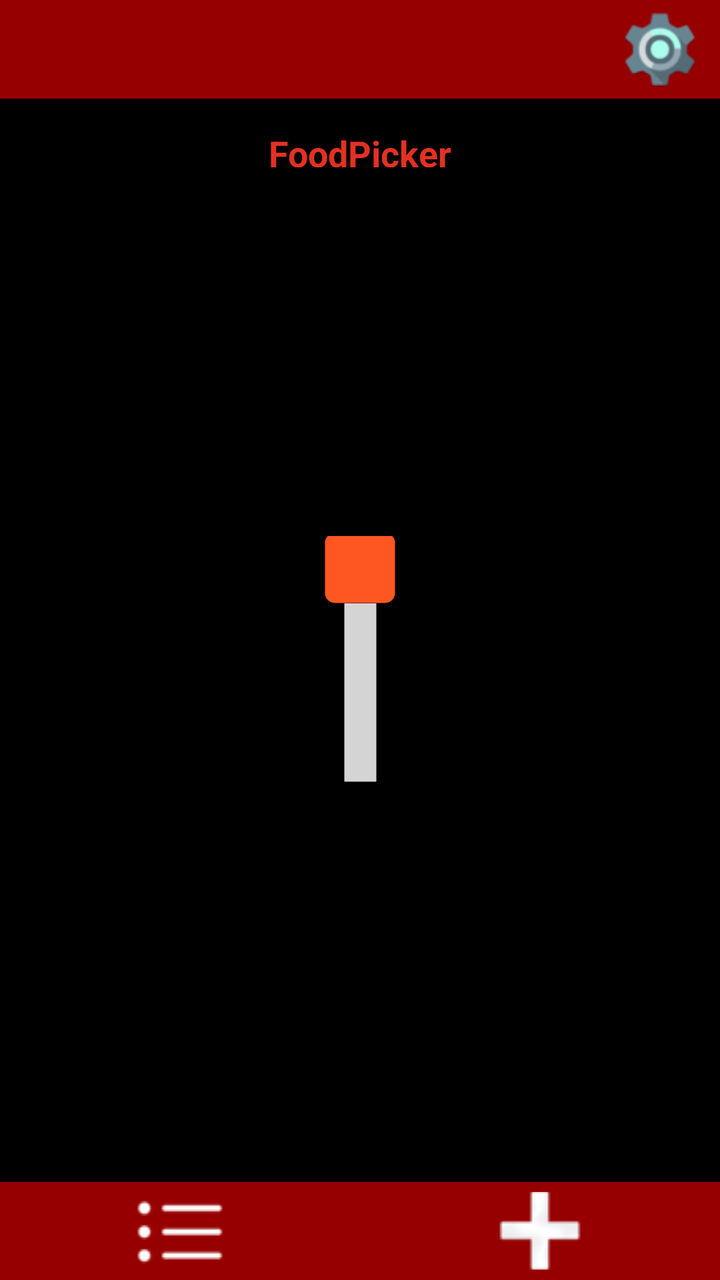
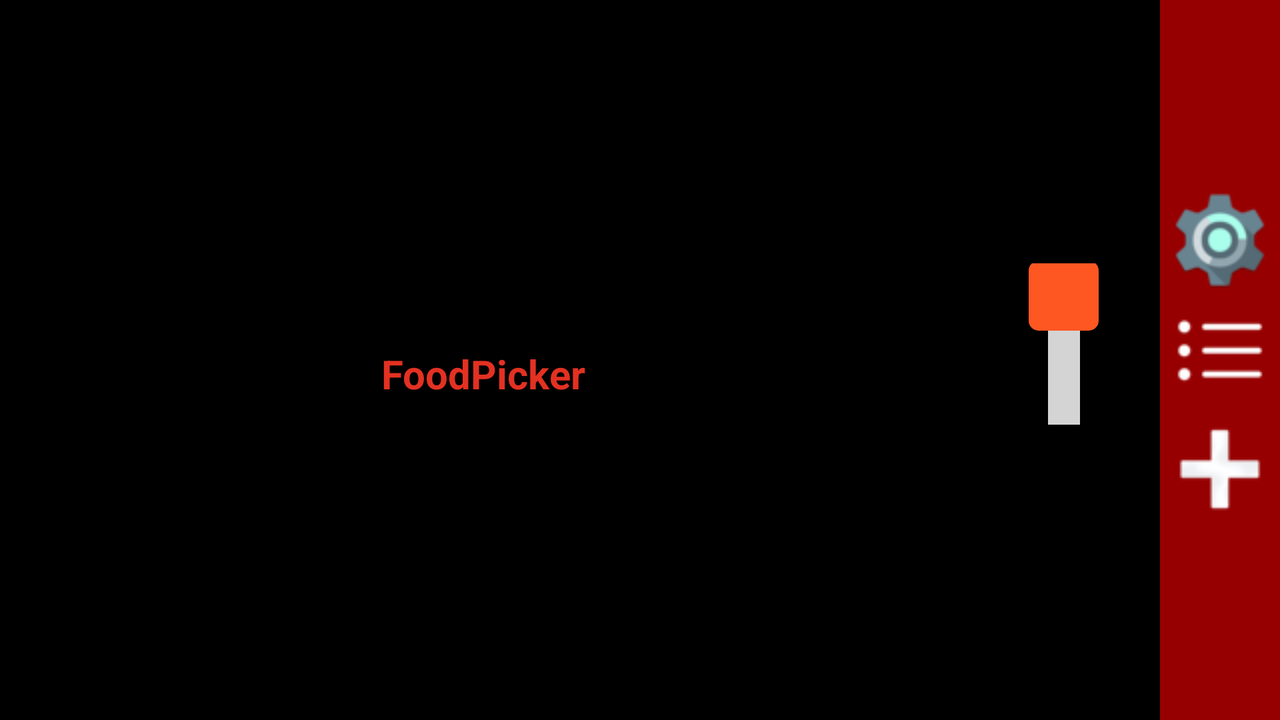

One screen, two layout resources from the same app: the default and the repository's alternative for another configuration. Each is rendered where Android would select it; the XML of both is given below.
<!-- AndroidManifest.xml: application theme Theme.FoodPicker -->
<!-- res/layout/activity_main.xml -->
<LinearLayout xmlns:android="http://schemas.android.com/apk/res/android"
    android:layout_width="match_parent"
    android:layout_height="match_parent"
    android:background="@color/black"
    android:gravity="center"
    android:orientation="vertical"
    android:padding="0dp">

    <LinearLayout

        android:layout_width="match_parent"
        android:layout_height="match_parent"
        android:layout_weight="6"
        android:background="@color/darkred"
        android:gravity="end"
        android:orientation="horizontal">

        <ImageButton
            android:id="@+id/setting_btn"
            android:layout_width="wrap_content"
            android:layout_height="match_parent"
            android:layout_marginTop="5dp"
            android:layout_marginBottom="5dp"
            android:layout_marginEnd="5dp"
            android:scaleType="fitCenter"
            android:background="@android:color/transparent"
            android:contentDescription="@string/setting"
            android:src="@drawable/setting" />

    </LinearLayout>

    <LinearLayout
        android:layout_width="match_parent"
        android:layout_height="match_parent"
        android:layout_weight="1"
        android:gravity="center"
        android:orientation="vertical">

        <FrameLayout
            android:layout_width="wrap_content"
            android:layout_height="wrap_content"
            android:gravity="center">

            <ImageView
                android:id="@+id/centerImage"
                android:layout_width="match_parent"
                android:layout_height="match_parent"
                android:adjustViewBounds="true"
                android:src="@drawable/slot" />

            <TextView
                android:id="@+id/slotText"
                android:layout_width="wrap_content"
                android:layout_height="wrap_content"
                android:layout_gravity="center"
                android:layout_marginTop="10dp"
                android:shadowColor="@color/black"
                android:shadowDx="2"
                android:shadowDy="2"
                android:shadowRadius="2"
                android:text="@string/app_name"
                android:textColor="@color/red"
                android:textSize="18sp"
                android:textStyle="bold" />
        </FrameLayout>

        <SeekBar
            android:id="@+id/verticalSeekBar"
            android:layout_width="139dp"
            android:layout_height="0dp"
            android:layout_weight="1"
            android:layout_marginTop="10dp"
            android:layout_marginBottom="10dp"
            android:max="100"
            android:progress="0"
            android:progressDrawable="@color/gray"
            android:rotation="90"
            android:thumb="@drawable/thumb2" />

    </LinearLayout>

    <LinearLayout
        android:layout_width="match_parent"
        android:layout_height="match_parent"
        android:layout_weight="6"
        android:background="@color/darkred"
        android:orientation="horizontal"
        android:gravity="center_vertical"> 

        <ImageButton
            android:id="@+id/item_list"
            android:layout_width="0dp"
            android:layout_height="match_parent"
            android:layout_weight="1"
            android:layout_marginTop="5dp"
            android:layout_marginBottom="5dp"
            android:background="@android:color/transparent"
            android:contentDescription="@string/list"
            android:src="@drawable/list" />

        <ImageButton
            android:id="@+id/item_add"
            android:layout_width="0dp"
            android:layout_height="match_parent"
            android:layout_marginTop="5dp"
            android:layout_marginBottom="5dp"
            android:layout_weight="1"
            android:background="@android:color/transparent"
            android:contentDescription="@string/add"
            android:src="@drawable/add" />

    </LinearLayout>

</LinearLayout>
<!-- resources referenced by this layout -->
<resources>
  <color name="black">#FF000000</color>
  <color name="darkred">#970000</color>
  <color name="gray">#d4d4d4</color>
  <color name="red">#E33122</color>
  <!-- drawable add: png bitmap (drawable, 1890 bytes) -->
  <!-- drawable list: png bitmap (drawable, 871 bytes) -->
  <!-- drawable setting: png bitmap (drawable, 6382 bytes) -->
  <!-- drawable thumb2 (drawable) -->
  <shape xmlns:android="http://schemas.android.com/apk/res/android">
      <size
          android:width="35dp"
          android:height="35dp"
      />
      <solid android:color="#FF5722" />
      <corners android:radius="5dp" />
  </shape>
  <string name="add">Add</string>
  <string name="app_name">FoodPicker</string>
  <string name="list">List</string>
  <string name="setting">Setting</string>
  <style name="Theme.FoodPicker" parent="Base.Theme.FoodPicker" />
  <style name="Base.Theme.FoodPicker" parent="Theme.Material3.DayNight.NoActionBar">
          
          
      </style>
</resources>
<!-- res/layout-land/activity_main.xml (the repository's variant of the layout above) -->
<!-- drawn on the phone turned sideways -->
<LinearLayout xmlns:android="http://schemas.android.com/apk/res/android"
    android:layout_width="match_parent"
    android:layout_height="match_parent"
    android:background="@color/black"
    android:gravity="center"
    android:orientation="horizontal"
    android:padding="0dp">

    <LinearLayout
        android:layout_width="0dp"
        android:layout_height="match_parent"
        android:layout_weight="5"
        android:orientation="horizontal"
        android:gravity="center_vertical">

        <FrameLayout
            android:layout_width="match_parent"
            android:layout_height="wrap_content"
            android:gravity="center">

            <ImageView
                android:id="@+id/centerImage"
                android:layout_width="match_parent"
                android:layout_height="match_parent"
                android:adjustViewBounds="true"
                android:src="@drawable/slot" />

            <TextView
                android:id="@+id/slotText"
                android:layout_width="wrap_content"
                android:layout_height="wrap_content"
                android:layout_gravity="center"
                android:layout_marginTop="7dp"
                android:shadowColor="@color/black"
                android:shadowDx="2"
                android:shadowDy="2"
                android:shadowRadius="2"
                android:text="@string/app_name"
                android:textColor="@color/red"
                android:textSize="20sp"
                android:textStyle="bold" />
        </FrameLayout>
    </LinearLayout>

<LinearLayout
    android:layout_width="0dp"
    android:layout_height="match_parent"
    android:layout_weight="1"
    android:orientation="horizontal"
    android:gravity="center_vertical">
        <SeekBar
            android:id="@+id/verticalSeekBar"
            android:layout_height="match_parent"
            android:layout_width="match_parent"
            android:layout_marginTop="10dp"
            android:layout_marginBottom="10dp"
            android:max="100"
            android:progress="0"
            android:progressDrawable="@color/gray"
            android:rotation="90"
            android:thumb="@drawable/thumb2" />
</LinearLayout>

    <LinearLayout
        android:layout_width="wrap_content"
        android:layout_height="match_parent"
        android:background="@color/darkred"
        android:orientation="vertical"
        android:gravity="center_vertical">


        <ImageButton
            android:id="@+id/setting_btn"
            android:layout_width="match_parent"
            android:layout_height="wrap_content"
            android:background="@android:color/transparent"
            android:contentDescription="@string/setting"
            android:src="@drawable/setting" />

        <ImageButton
            android:id="@+id/item_list"
            android:layout_width="match_parent"
            android:layout_height="wrap_content"
            android:layout_margin="5dp"
            android:background="@android:color/transparent"
            android:contentDescription="@string/list"
            android:src="@drawable/list" />

        <ImageButton
            android:id="@+id/item_add"
            android:layout_width="match_parent"
            android:layout_height="wrap_content"
            android:layout_margin="5dp"
            android:background="@android:color/transparent"
            android:contentDescription="@string/add"
            android:src="@drawable/add" />
    </LinearLayout>
</LinearLayout>
